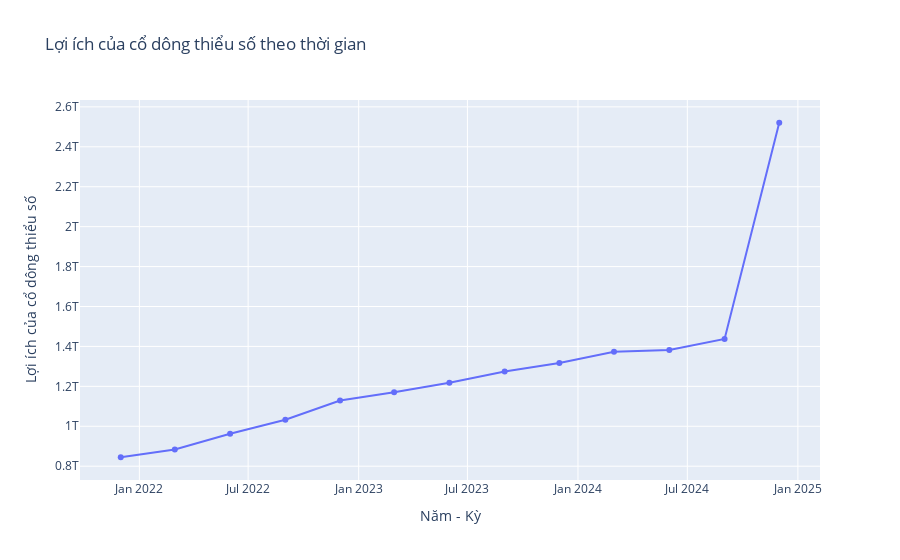

The notebook cell this image was saved under:
### Code cell
fig = go.Figure()

fig.add_trace(go.Scatter(
    x=tcb_cdtc["Năm"].astype(str) + "-" + tcb_cdtc["Tháng"].astype(str),
    y=tcb_cdtc["LỢI ÍCH CỦA CỔ ĐÔNG THIỂU SỐ"],
    mode="lines+markers",
    name="Lợi ích của cổ dông thiểu số"
))

fig.update_layout(
    title="Lợi ích của cổ dông thiểu số theo thời gian",
    xaxis_title="Năm - Kỳ",
    yaxis_title="Lợi ích của cổ dông thiểu số"
)

fig.show()

### Figure 1 — Plotly figure (JSON) as saved in the notebook; plotly's stock layout.template omitted (floating-point values rounded to 4 significant figures)
{"data": [{"mode": "lines+markers", "name": "Lợi ích của cổ dông thiểu số", "type": "scatter", "x": ["2024-12", "2024-9", "2024-6", "2024-3", "2023-12", "2023-9", "2023-6", "2023-3", "2022-12", "2022-9", "2022-6", "2022-3", "2021-12"], "y": [2520466000000, 1437445000000, 1381928000000, 1372839000000, 1316833000000, 1274127000000, 1218365000000, 1169971000000, 1128915000000, 1032378000000, 962804000000, 884074000000, 844828000000]}], "layout": {"title": {"text": "Lợi ích của cổ dông thiểu số theo thời gian"}, "xaxis": {"title": {"text": "Năm - Kỳ"}}, "yaxis": {"title": {"text": "Lợi ích của cổ dông thiểu số"}}}}
